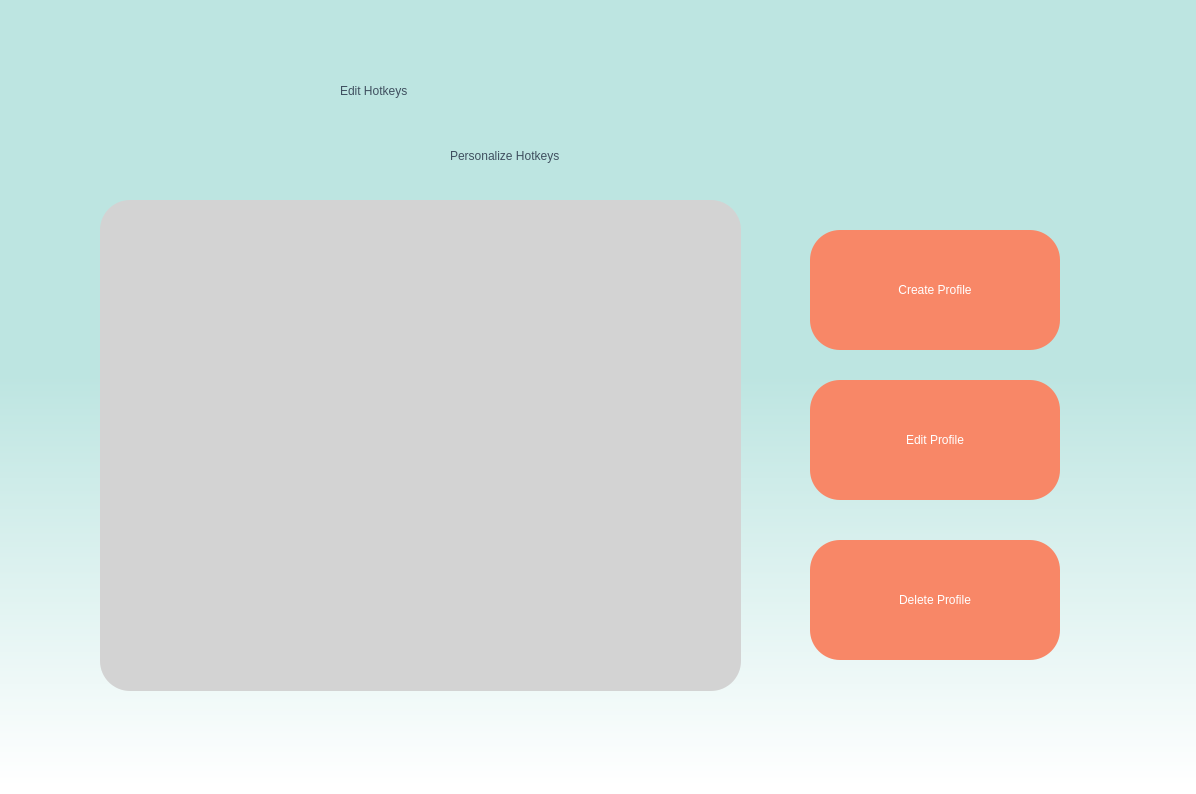
<?xml version="1.0" encoding="UTF-8"?>
<ui version="4.0">
 <class>Dialog</class>
 <widget class="QDialog" name="Dialog">
  <property name="geometry">
   <rect>
    <x>0</x>
    <y>0</y>
    <width>1196</width>
    <height>794</height>
   </rect>
  </property>
  <property name="windowTitle">
   <string>Dialog</string>
  </property>
  <widget class="QWidget" name="edithk_widget" native="true">
   <property name="geometry">
    <rect>
     <x>0</x>
     <y>0</y>
     <width>1200</width>
     <height>800</height>
    </rect>
   </property>
   <property name="styleSheet">
    <string notr="true">QWidget#edithk_widget{
background-color:qlineargradient(spread:pad, x1:0.977409, y1:0.069, x2:0.977318, y2:0.983, stop:0.4375 rgba(189, 229, 225, 255), stop:1 rgba(255, 255, 255, 255));}</string>
   </property>
   <widget class="QLabel" name="welcome">
    <property name="geometry">
     <rect>
      <x>340</x>
      <y>30</y>
      <width>531</width>
      <height>121</height>
     </rect>
    </property>
    <property name="styleSheet">
     <string notr="true">color:rgb(63, 79, 95);
font: 72pt &quot;MS Shell Dlg 2&quot;;</string>
    </property>
    <property name="text">
     <string>Edit Hotkeys</string>
    </property>
   </widget>
   <widget class="QLabel" name="label_2">
    <property name="geometry">
     <rect>
      <x>450</x>
      <y>130</y>
      <width>361</width>
      <height>51</height>
     </rect>
    </property>
    <property name="styleSheet">
     <string notr="true">color:rgb(63, 79, 95);
font: 26pt &quot;MS Shell Dlg 2&quot;;</string>
    </property>
    <property name="text">
     <string>Personalize Hotkeys</string>
    </property>
   </widget>
   <widget class="QPushButton" name="pushButton_2">
    <property name="geometry">
     <rect>
      <x>810</x>
      <y>380</y>
      <width>250</width>
      <height>120</height>
     </rect>
    </property>
    <property name="styleSheet">
     <string notr="true">border-radius:30px;
color:white;
font: 26pt &quot;MS Shell Dlg 2&quot;;
background-color:rgb(248, 135, 103);</string>
    </property>
    <property name="text">
     <string>Edit Profile</string>
    </property>
   </widget>
   <widget class="QPushButton" name="pushButton_3">
    <property name="geometry">
     <rect>
      <x>810</x>
      <y>230</y>
      <width>250</width>
      <height>120</height>
     </rect>
    </property>
    <property name="styleSheet">
     <string notr="true">border-radius:30px;
color:white;
font: 26pt &quot;MS Shell Dlg 2&quot;;
background-color:rgb(248, 135, 103);</string>
    </property>
    <property name="text">
     <string>Create Profile</string>
    </property>
   </widget>
   <widget class="QPushButton" name="pushButton_4">
    <property name="geometry">
     <rect>
      <x>810</x>
      <y>540</y>
      <width>250</width>
      <height>120</height>
     </rect>
    </property>
    <property name="styleSheet">
     <string notr="true">border-radius:30px;
color:white;
font: 26pt &quot;MS Shell Dlg 2&quot;;
background-color:rgb(248, 135, 103);</string>
    </property>
    <property name="text">
     <string>Delete Profile</string>
    </property>
   </widget>
   <widget class="QWidget" name="profile_box" native="true">
    <property name="geometry">
     <rect>
      <x>100</x>
      <y>200</y>
      <width>641</width>
      <height>491</height>
     </rect>
    </property>
    <property name="styleSheet">
     <string notr="true">border-radius:30px;
background-color:rgb(211, 211, 211);</string>
    </property>
   </widget>
  </widget>
 </widget>
 <resources/>
 <connections/>
</ui>
